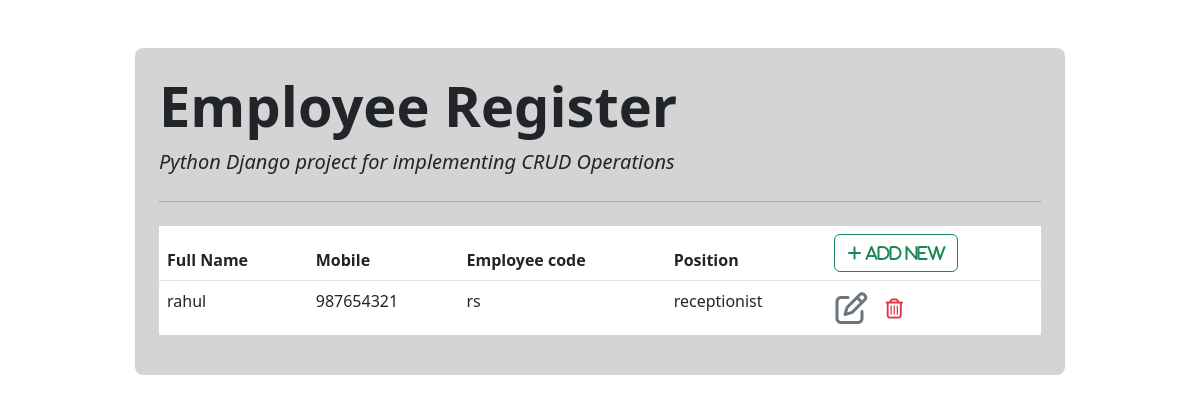
The page /list/ on the database as committed earlier.
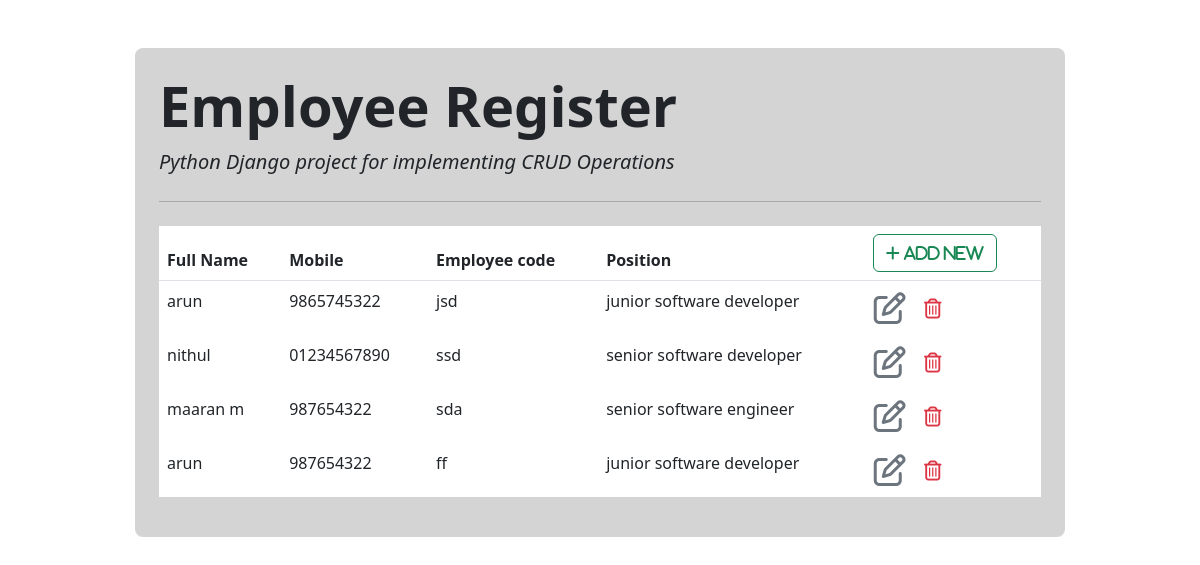
The same page on the database as committed later.
### employee_app/models.py (models this page shows)
class Employee(models.Model):
    fullname = models.CharField(max_length=50)
    emp_code = models.CharField(max_length=3)
    mobile   = models.CharField(max_length=15)
    position = models.ForeignKey(Position,on_delete=models.CASCADE)

class Position(models.Model):
    title = models.CharField(max_length=50)
    def __str__(self):
        return self.title

### employee_app/views.py (the view)
# urls.py: path('list/', views.employee_list, name='employee_list'),
def employee_list(request):
    context = {'employee_list':Employee.objects.all()}
    return render(request,"employee_list.html",context)

### employee_app/templates/employee_list.html (shortened to what this page needs)
{% extends 'base.html' %}
{% block content %}
<table class="table table-borderless">
    <thead class="border-bottom fw-bold">
        <tr>
            <td>Full Name</td>
            <td>Mobile</td>
            <td>Employee code</td>
            <td>Position</td>
            <td>
                <a href="{% url 'employee_insert'%}" class="btn btn-outline-success">
                    <i class="fas fa-plus"> Add New</i>
                </a>
            </td>
        </tr>
    </thead>
    <tbody>
        {% for employee in employee_list %}
        <tr>
            <td>{{employee.fullname}}</td>
            <td>{{employee.mobile}}</td>
            <td>{{employee.emp_code}}</td>
            <td>{{employee.position}}</td>
            <td>
                <a href="{% url 'employee_update' employee.id %}" class="btn text-secondary px-0">
                    <i class="fa-regular fa-pen-to-square fa-2xl"></i>
                </a>
                <form action="{% url 'employee_delete' employee.id %}" class="d-inline">
                    <button type="submit" class="btn">
                        <i class="far fa-trash-alt fa-lg text-danger float-right"></i>
                    </button>
                </form>
            </td>
        </tr>
        {% endfor %}
    </tbody>
</table>
{% endblock content %}

### employee_app/templates/base.html (shortened to what this page needs)
<!DOCTYPE html>
<html lang="en">
<head>
    <link href="https://cdn.jsdelivr.net/npm/bootstrap@5.3.0-alpha2/dist/css/bootstrap.min.css"
    rel="stylesheet">
    <link rel="stylesheet" href="https://cdnjs.cloudflare.com/ajax/libs/font-awesome/6.3.0/css/all.min.css"
/>
</head>
<body>
    <div class="container">
        <div class="col-md-10 offset-md-1 mt-5">
            <div class="jumbotron p-4 shadow-4 rounded-3" style="background-color: hsla(0, 1%, 63%, 0.448);">
                <h2 class="display-4 fw-bolder">Employee Register</h2>
                <p class="lead fst-italic">
                Python Django project for implementing CRUD Operations
                </p>
                <hr class="my-4" />
                {% block content %}
                {% endblock content %}
            </div>
        </div>
    </div>
</body>
</html>

Rows that differ between the two databases and show on the page:
removed Employee: fullname "rahul", mobile "987654321", emp_code "rs", position "receptionist"
added Employee: fullname "arun", mobile "9865745322", emp_code "jsd", position "junior software developer"
added Employee: fullname "nithul", mobile "01234567890", emp_code "ssd", position "senior software developer"
added Employee: fullname "maaran m", mobile "987654322", emp_code "sda", position "senior software engineer"
added Employee: fullname "arun", mobile "987654322", emp_code "ff", position "junior software developer"
